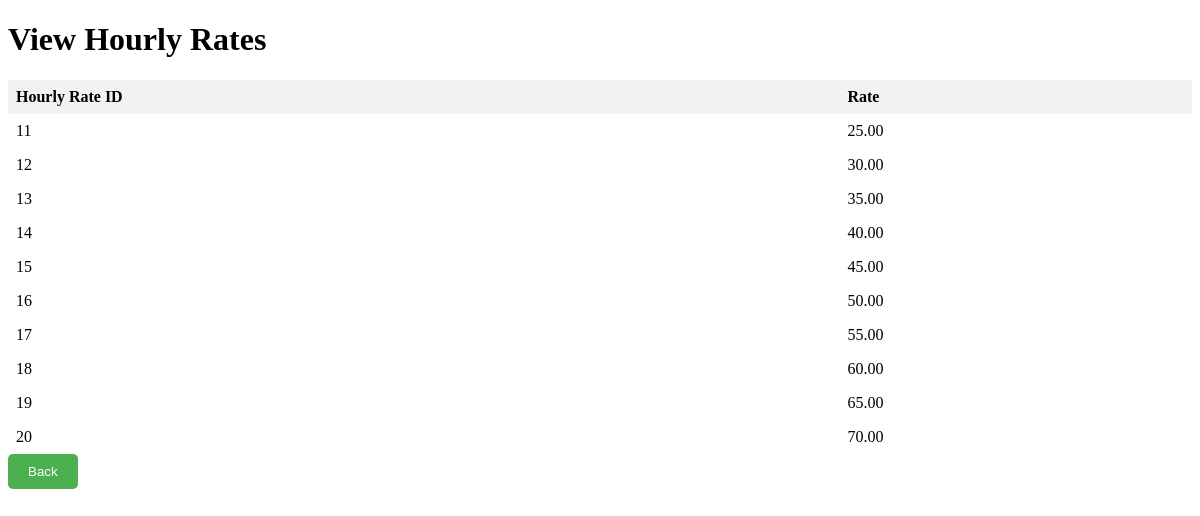
Screenshot of /view-hourlyrates.php with the database file from the repository.
### tables this page shows
CREATE TABLE `hourly_rate` (
  `hourly_rate_id` int(11) NOT NULL,
  `rate` decimal(10,2) NOT NULL
);

### view-hourlyrates.php (the view, shortened to what this page needs)
<?php
include 'connection.php';
  $sql = "SELECT * FROM hourly_rate";
  $result = mysqli_query($conn, $sql);
?>
<!DOCTYPE html>
<html>
<head>
</head>
<body>
  <h1>View Hourly Rates</h1>
  <?php
  if (mysqli_num_rows($result) > 0) {
    echo "<table><tr><th>Hourly Rate ID</th><th>Rate</th></tr>";
    while($row = mysqli_fetch_assoc($result)) {
      $hourly_rate_id = $row['hourly_rate_id'];
      $rate = $row['rate'];
      if (!empty($enclosure_id)) {
        echo "<tr><td>$hourly_rate_id</td><td>$rate</td></tr>";
      } else {
        echo "<tr><td>$hourly_rate_id</td><td>$rate</td></tr>";
      }
    }
    echo "</table>";
  } else {
    echo "No items found ";
  }
  ?>
<button onclick="window.location.href='admin.php'">Back</button>
</body>
</html>

### view-hourlyrates.php (style rules this page uses)
table { border-collapse: collapse; width: 100%; }
th, td { text-align: left; padding: 8px; }
th { background-color: #f2f2f2; }
button { background-color: #4CAF50; color: white; padding: 10px 20px; border: none; border-radius: 5px; cursor: pointer; }

### rows the page displays
hourly_rate: hourly_rate_id "11", rate "25.00"
hourly_rate: hourly_rate_id "12", rate "30.00"
hourly_rate: hourly_rate_id "13", rate "35.00"
hourly_rate: hourly_rate_id "14", rate "40.00"
hourly_rate: hourly_rate_id "15", rate "45.00"
hourly_rate: hourly_rate_id "16", rate "50.00"
hourly_rate: hourly_rate_id "17", rate "55.00"
hourly_rate: hourly_rate_id "18", rate "60.00"
hourly_rate: hourly_rate_id "19", rate "65.00"
hourly_rate: hourly_rate_id "20", rate "70.00"
